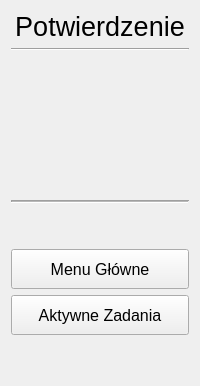
      <widget class="QWidget" name="Page_Confirm">
       <layout class="QGridLayout" name="gridLayout_4">
        <item row="0" column="0">
         <widget class="QLabel" name="label_13">
          <property name="font">
           <font>
            <pointsize>20</pointsize>
           </font>
          </property>
          <property name="text">
           <string>Potwierdzenie</string>
          </property>
          <property name="alignment">
           <set>Qt::AlignCenter</set>
          </property>
         </widget>
        </item>
        <item row="1" column="0">
         <widget class="Line" name="line_13">
          <property name="orientation">
           <enum>Qt::Horizontal</enum>
          </property>
         </widget>
        </item>
        <item row="2" column="0">
         <layout class="QHBoxLayout" name="horizontalLayout_2">
          <item>
           <spacer name="horizontalSpacer_3">
            <property name="orientation">
             <enum>Qt::Horizontal</enum>
            </property>
            <property name="sizeHint" stdset="0">
             <size>
              <width>40</width>
              <height>20</height>
             </size>
            </property>
           </spacer>
          </item>
          <item>
           <widget class="QLabel" name="Confirm_Icon">
            <property name="text">
             <string/>
            </property>
            <property name="pixmap">
             <pixmap resource="../../resources.qrc">:/icons/Resources/Icons/shutdown.png</pixmap>
            </property>
           </widget>
          </item>
          <item>
           <spacer name="horizontalSpacer_4">
            <property name="orientation">
             <enum>Qt::Horizontal</enum>
            </property>
            <property name="sizeHint" stdset="0">
             <size>
              <width>40</width>
              <height>20</height>
             </size>
            </property>
           </spacer>
          </item>
         </layout>
        </item>
        <item row="3" column="0">
         <layout class="QVBoxLayout" name="verticalLayout_2">
          <item>
           <spacer name="verticalSpacer_2">
            <property name="orientation">
             <enum>Qt::Vertical</enum>
            </property>
            <property name="sizeHint" stdset="0">
             <size>
              <width>20</width>
              <height>40</height>
             </size>
            </property>
           </spacer>
          </item>
          <item>
           <widget class="QLabel" name="Confirm_Text">
            <property name="font">
             <font>
              <pointsize>20</pointsize>
             </font>
            </property>
            <property name="text">
             <string notr="true"/>
            </property>
            <property name="alignment">
             <set>Qt::AlignCenter</set>
            </property>
            <property name="wordWrap">
             <bool>true</bool>
            </property>
           </widget>
          </item>
          <item>
           <spacer name="verticalSpacer_4">
            <property name="orientation">
             <enum>Qt::Vertical</enum>
            </property>
            <property name="sizeHint" stdset="0">
             <size>
              <width>20</width>
              <height>40</height>
             </size>
            </property>
           </spacer>
          </item>
         </layout>
        </item>
        <item row="4" column="0">
         <widget class="Line" name="line_14">
          <property name="midLineWidth">
           <number>1</number>
          </property>
          <property name="orientation">
           <enum>Qt::Horizontal</enum>
          </property>
         </widget>
        </item>
        <item row="5" column="0">
         <layout class="QVBoxLayout" name="verticalLayout">
          <item>
           <spacer name="verticalSpacer">
            <property name="orientation">
             <enum>Qt::Vertical</enum>
            </property>
            <property name="sizeHint" stdset="0">
             <size>
              <width>20</width>
              <height>40</height>
             </size>
            </property>
           </spacer>
          </item>
          <item>
           <widget class="MyButton" name="Confirm_MenuButton">
            <property name="minimumSize">
             <size>
              <width>0</width>
              <height>40</height>
             </size>
            </property>
            <property name="font">
             <font>
              <pointsize>12</pointsize>
             </font>
            </property>
            <property name="text">
             <string>Menu Główne</string>
            </property>
            <property name="iconSize">
             <size>
              <width>32</width>
              <height>32</height>
             </size>
            </property>
           </widget>
          </item>
          <item>
           <widget class="MyButton" name="Confirm_TaskButton">
            <property name="minimumSize">
             <size>
              <width>0</width>
              <height>40</height>
             </size>
            </property>
            <property name="font">
             <font>
              <pointsize>12</pointsize>
             </font>
            </property>
            <property name="text">
             <string>Aktywne Zadania</string>
            </property>
            <property name="iconSize">
             <size>
              <width>32</width>
              <height>32</height>
             </size>
            </property>
           </widget>
          </item>
          <item>
           <spacer name="verticalSpacer_3">
            <property name="orientation">
             <enum>Qt::Vertical</enum>
            </property>
            <property name="sizeHint" stdset="0">
             <size>
              <width>20</width>
              <height>40</height>
             </size>
            </property>
           </spacer>
          </item>
         </layout>
        </item>
       </layout>
      </widget>
